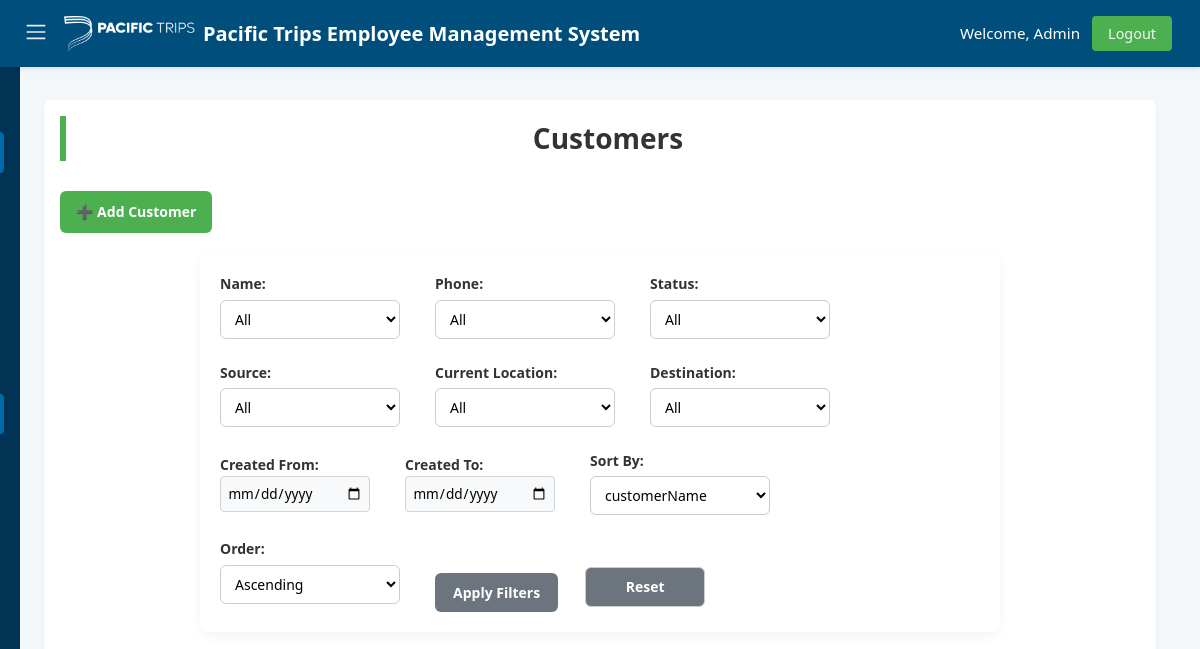
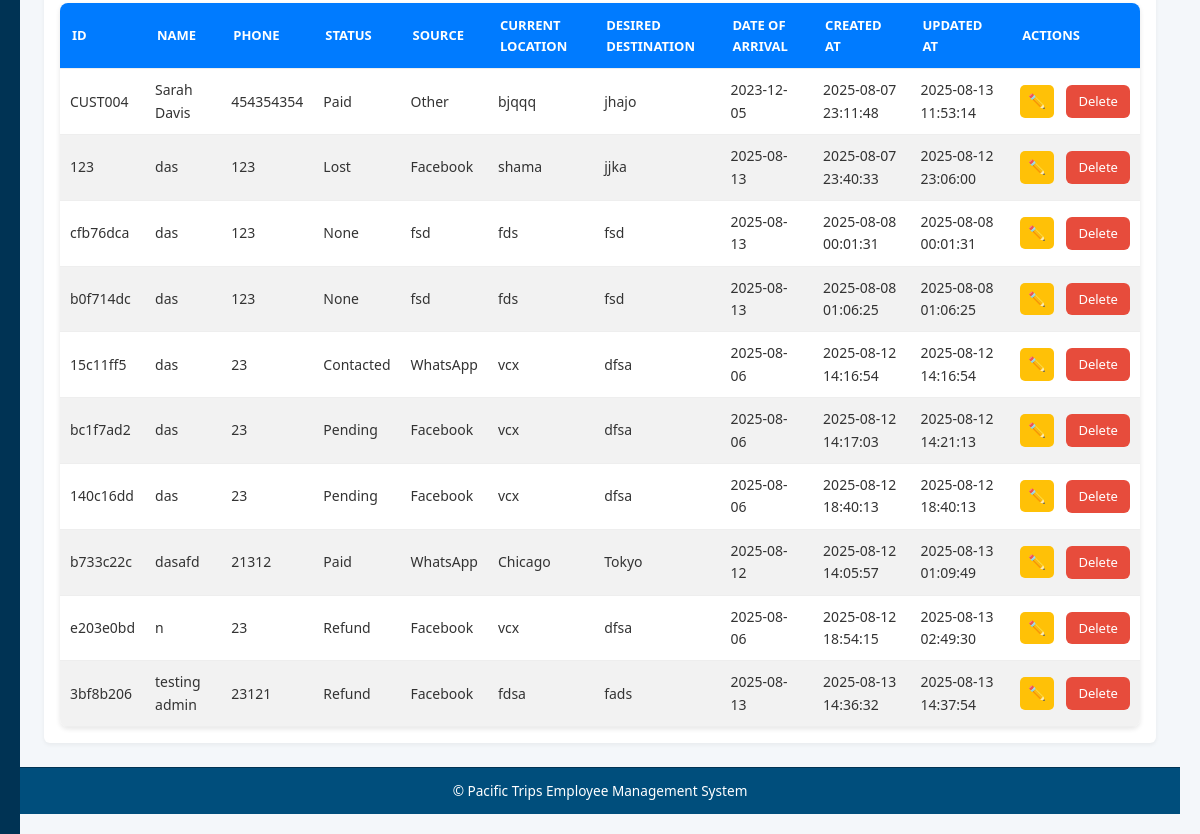
The app's page /customers (signed in), older data (2 pictures, top to bottom).
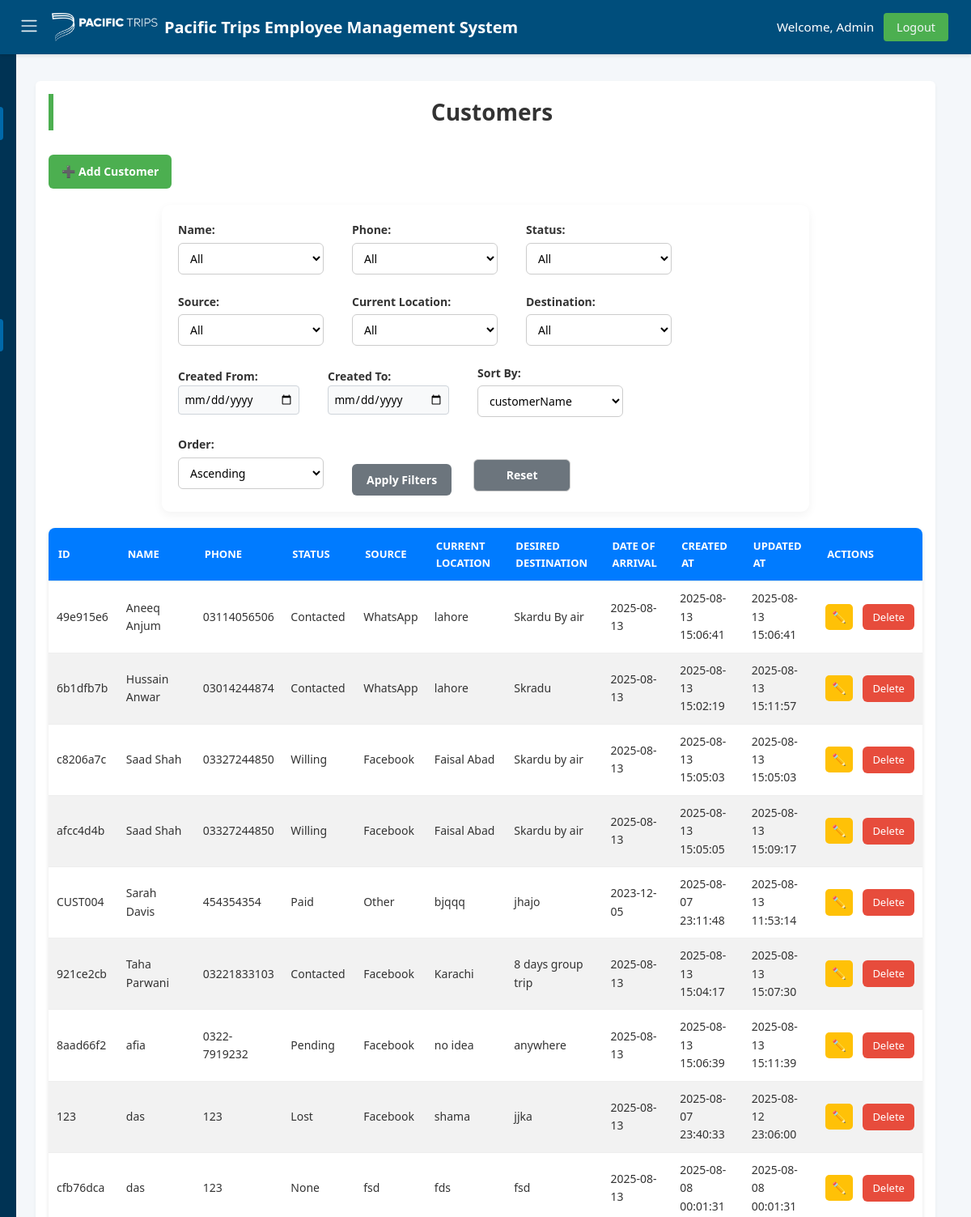
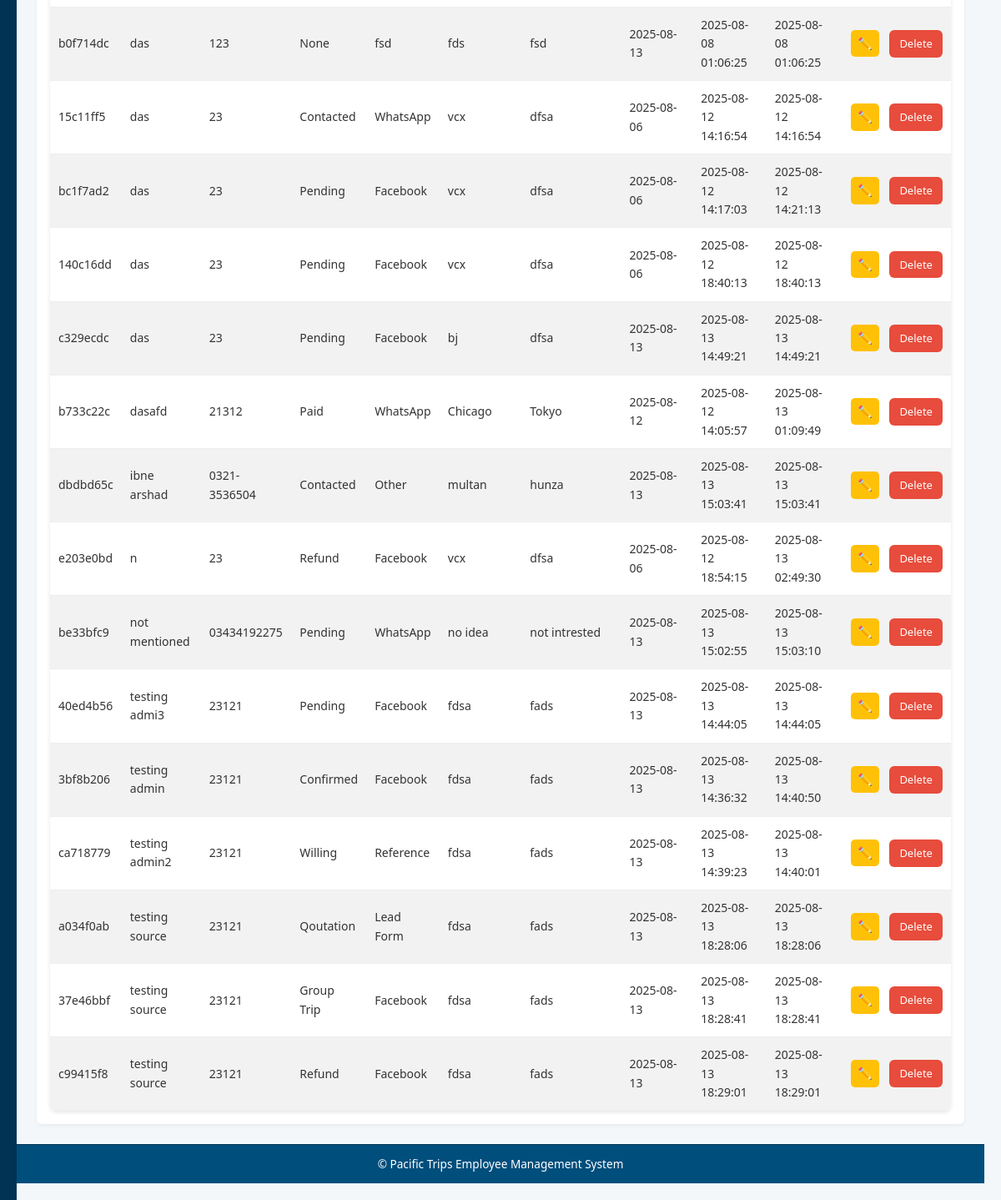
The same page, newer data (2 pictures, top to bottom).
### tables this page shows
CREATE TABLE customers (
    customerId TEXT PRIMARY KEY,
    customerName TEXT NOT NULL,
    phone TEXT NOT NULL,
    source TEXT NOT NULL,
    currentLocation TEXT NOT NULL,
    desiredDestination TEXT NOT NULL,
    dateOfArrival TEXT,
    createdAt TEXT DEFAULT CURRENT_TIMESTAMP,
    updatedAt TEXT DEFAULT CURRENT_TIMESTAMP
, status TEXT);

### app.py (the view)
    def wrap(*args, **kwargs):
        if 'user_id' not in session:
            flash('Please login first.', 'danger')
            return redirect(url_for('login'))
        if session.get('role') != 'admin':
            flash('Admin access required.', 'danger')
            return redirect(url_for('index'))
        return f(*args, **kwargs)

### app.py (called while the page is built)
def get_db_connection():
    conn = sqlite3.connect(DATABASE, timeout=10)
    conn.row_factory = sqlite3.Row
    conn.execute("PRAGMA journal_mode=WAL")
    return conn

def login_required(f):
    def wrap(*args, **kwargs):
        if 'user_id' not in session:
            flash('Please login first.', 'danger')
            return redirect(url_for('login'))
        return f(*args, **kwargs)
    wrap.__name__ = f.__name__
    return wrap

def admin_required(f):
    def wrap(*args, **kwargs):
        if 'user_id' not in session:
            flash('Please login first.', 'danger')
            return redirect(url_for('login'))
        if session.get('role') != 'admin':
            flash('Admin access required.', 'danger')
            return redirect(url_for('index'))
        return f(*args, **kwargs)
    wrap.__name__ = f.__name__
    return wrap

### templates/customers.html (shortened to what this page needs)
{% extends "base.html" %}
{% block content %}
<h2>Customers</h2>
<div class="button-group">
    <a href="{{ url_for('add_customer') }}" class="btn">➕ Add Customer</a>
</div>
<form method="GET" action="{{ url_for('customers') }}" class="filter-form">
    <label>Name:
        <select name="customerName">
            <option value="">All</option>
        </select>
    </label>
    <label>Phone:
        <select name="phone">
            <option value="">All</option>
        </select>
    </label>
    <label>Status:
        <select name="status">
            <option value="">All</option>
        </select>
    </label>
    <label>Source:
        <select name="source">
            <option value="">All</option>
        </select>
    </label>
    <label>Current Location:
        <select name="currentLocation">
            <option value="">All</option>
        </select>
    </label>
    <label>Destination:
        <select name="desiredDestination">
            <option value="">All</option>
        </select>
    </label>
    <label>Created From:
        <input type="date" name="start_date" value="{{ filters.start_date }}">
    </label>
    <label>Created To:
        <input type="date" name="end_date" value="{{ filters.end_date }}">
    </label>
    <label>Sort By:
        <select name="sort_by">
            {% for col in ['customerId', 'customerName', 'phone', 'status', 'source', 'currentLocation', 'desiredDestination', 'dateOfArrival', 'createdAt', 'updatedAt'] %}
            <option value="{{ col }}" {% if sort_by == col %}selected{% endif %}>{{ col }}</option>
            {% endfor %}
        </select>
    </label>
    <label>Order:
        <select name="sort_order">
            <option value="asc" {% if sort_order == 'asc' %}selected{% endif %}>Ascending</option>
        </select>
    </label>
    <button type="submit" class="btn">Apply Filters</button>
    <a href="{{ url_for('customers') }}" class="btn danger">Reset</a>
</form>
<table>
    <thead>
        <tr>
            <th>ID</th>
            <th>Name</th>
            <th>Phone</th>
            <th>Status</th>
            <th>Source</th>
            <th>Current Location</th>
            <th>Desired Destination</th>
            <th>Date of Arrival</th>
            <th>Created At</th>
            <th>Updated At</th>
            <th>Actions</th>
        </tr>
    </thead>
    <tbody>
        {% for customer in customers %}
        <tr>
            <td>{{ customer.customerId }}</td>
            <td>{{ customer.customerName }}</td>
            <td>{{ customer.phone }}</td>
            <td>{{ customer.status }}</td>
            <td>{{ customer.source }}</td>
            <td>{{ customer.currentLocation }}</td>
            <td>{{ customer.desiredDestination }}</td>
            <td>{{ customer.dateOfArrival or '' }}</td>
            <td>{{ customer.createdAt }}</td>
            <td>{{ customer.updatedAt }}</td>
            <td>
                <a href="{{ url_for('edit_customer', customer_id=customer.customerId) }}" class="btn small">✏️</a>
                <a href="{{ url_for('delete_customer', customer_id=customer.customerId) }}" class="btn-delete"
                    onclick="return confirm('Are you sure you want to delete this customer?');">Delete</a>
            </td>
        </tr>
        {% endfor %}
    </tbody>
</table>
{% endblock %}

Row changes from the older to the newer data that the page shows:
added customers: customerId "49e915e6", customerName "Aneeq Anjum", phone "03114056506", status "Contacted", source "WhatsApp", currentLocation "lahore", desiredDestination "Skardu By air", dateOfArrival "2025-08-13", createdAt "2025-08-13 15:06:41", updatedAt "2025-08-13 15:06:41"
added customers: customerId "6b1dfb7b", customerName "Hussain Anwar", phone "03014244874", status "Contacted", source "WhatsApp", currentLocation "lahore", desiredDestination "Skradu", dateOfArrival "2025-08-13", createdAt "2025-08-13 15:02:19", updatedAt "2025-08-13 15:11:57"
added customers: customerId "c8206a7c", customerName "Saad Shah", phone "03327244850", status "Willing", source "Facebook", currentLocation "Faisal Abad", desiredDestination "Skardu by air", dateOfArrival "2025-08-13", createdAt "2025-08-13 15:05:03", updatedAt "2025-08-13 15:05:03"
added customers: customerId "afcc4d4b", customerName "Saad Shah", phone "03327244850", status "Willing", source "Facebook", currentLocation "Faisal Abad", desiredDestination "Skardu by air", dateOfArrival "2025-08-13", createdAt "2025-08-13 15:05:05", updatedAt "2025-08-13 15:09:17"
added customers: customerId "921ce2cb", customerName "Taha Parwani", phone "03221833103", status "Contacted", source "Facebook", currentLocation "Karachi", desiredDestination "8 days group trip", dateOfArrival "2025-08-13", createdAt "2025-08-13 15:04:17", updatedAt "2025-08-13 15:07:30"
added customers: customerId "8aad66f2", customerName "afia", phone "0322-7919232", status "Pending", source "Facebook", currentLocation "no idea", desiredDestination "anywhere", dateOfArrival "2025-08-13", createdAt "2025-08-13 15:06:39", updatedAt "2025-08-13 15:11:39"
added customers: customerId "c329ecdc", customerName "das", phone "23", status "Pending", source "Facebook", currentLocation "bj", desiredDestination "dfsa", dateOfArrival "2025-08-13", createdAt "2025-08-13 14:49:21", updatedAt "2025-08-13 14:49:21"
added customers: customerId "dbdbd65c", customerName "ibne arshad", phone "0321-3536504", status "Contacted", source "Other", currentLocation "multan", desiredDestination "hunza", dateOfArrival "2025-08-13", createdAt "2025-08-13 15:03:41", updatedAt "2025-08-13 15:03:41"
added customers: customerId "be33bfc9", customerName "not mentioned", phone "03434192275", status "Pending", source "WhatsApp", currentLocation "no idea", desiredDestination "not intrested", dateOfArrival "2025-08-13", createdAt "2025-08-13 15:02:55", updatedAt "2025-08-13 15:03:10"
added customers: customerId "40ed4b56", customerName "testing admi3", phone "23121", status "Pending", source "Facebook", currentLocation "fdsa", desiredDestination "fads", dateOfArrival "2025-08-13", createdAt "2025-08-13 14:44:05", updatedAt "2025-08-13 14:44:05"
changed customers "3bf8b206": status "Refund" → "Confirmed"; updatedAt "2025-08-13 14:37:54" → "2025-08-13 14:40:50"
added customers: customerId "ca718779", customerName "testing admin2", phone "23121", status "Willing", source "Reference", currentLocation "fdsa", desiredDestination "fads", dateOfArrival "2025-08-13", createdAt "2025-08-13 14:39:23", updatedAt "2025-08-13 14:40:01"
added customers: customerId "a034f0ab", customerName "testing source", phone "23121", status "Qoutation", source "Lead Form", currentLocation "fdsa", desiredDestination "fads", dateOfArrival "2025-08-13", createdAt "2025-08-13 18:28:06", updatedAt "2025-08-13 18:28:06"
added customers: customerId "37e46bbf", customerName "testing source", phone "23121", status "Group Trip", source "Facebook", currentLocation "fdsa", desiredDestination "fads", dateOfArrival "2025-08-13", createdAt "2025-08-13 18:28:41", updatedAt "2025-08-13 18:28:41"
added customers: customerId "c99415f8", customerName "testing source", phone "23121", status "Refund", source "Facebook", currentLocation "fdsa", desiredDestination "fads", dateOfArrival "2025-08-13", createdAt "2025-08-13 18:29:01", updatedAt "2025-08-13 18:29:01"
